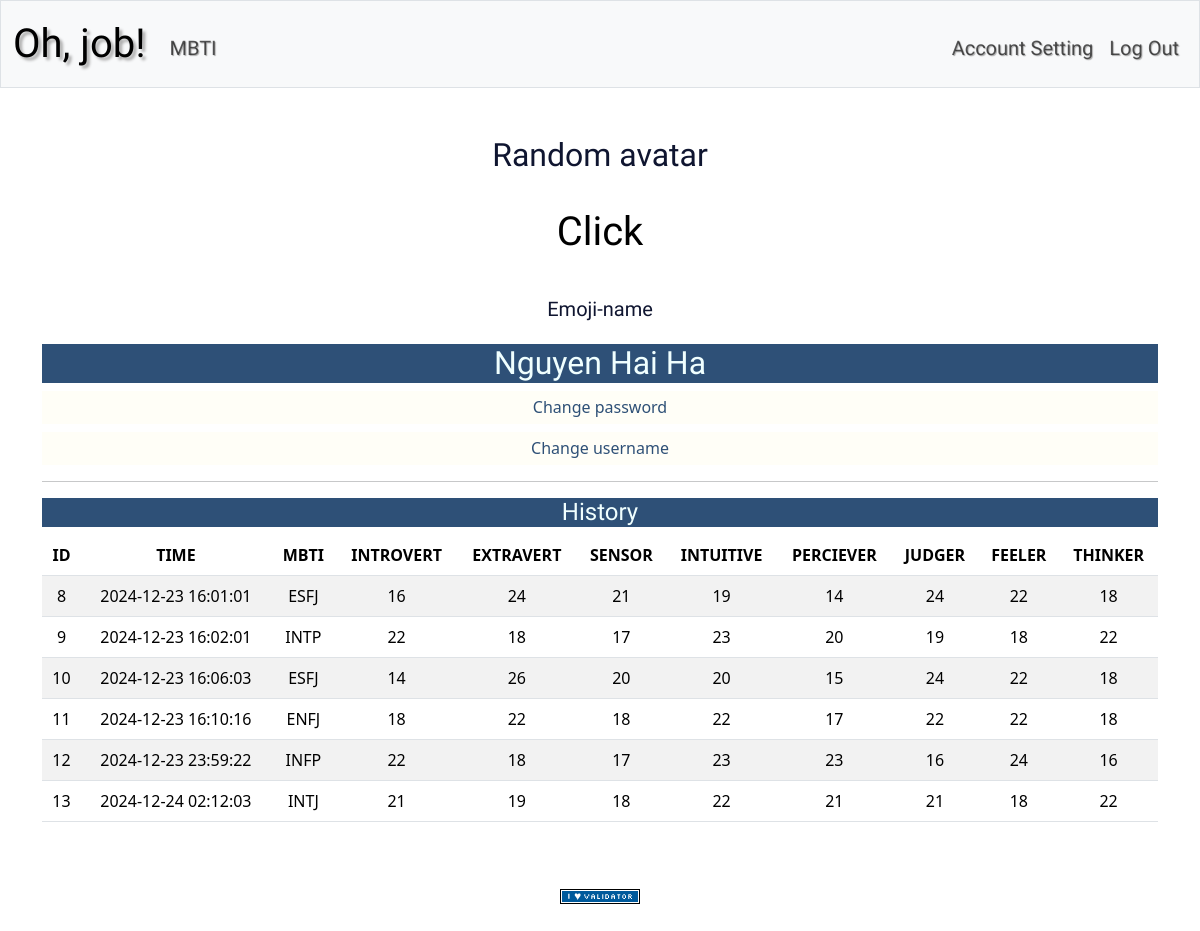
/account (signed in), run on the app's committed database.
### tables this page shows
CREATE TABLE users (
id INTEGER PRIMARY KEY AUTOINCREMENT NOT NULL,
username TEXT NOT NULL,
hash TEXT NOT NULL);

CREATE TABLE history_results (id INTEGER PRIMARY KEY  AUTOINCREMENT NOT NULL, mbti TEXT NOT NULL, introvert INTEGER NOT NULL, extravert INTEGER NOT NULL, sensor INTEGER NOT NULL, intuitive INTEGER NOT NULL, feeler INTEGER NOT NULL, thinker INTEGER NOT NULL, perciever INTEGER NOT NULL, judger INTEGER NOT NULL);

CREATE TABLE history_test (user_id INTEGER NOT NULL, test_id INTEGER NOT NULL, timestamp DATETIME DEFAULT CURRENT_TIMESTAMP, FOREIGN KEY (user_id) REFERENCES users(id), FOREIGN KEY (test_id) REFERENCES history_results(id));

### app.py (the view)
@app.route("/account")
@login_required
def account():
    username = db.execute("SELECT username FROM users WHERE id=?", session["user_id"])
    result = db.execute("SELECT * FROM history_results WHERE id IN (SELECT test_id FROM history_test WHERE user_id =?)", session["user_id"])
    time = db.execute("SELECT timestamp FROM history_test WHERE user_id=?", session["user_id"])
    count = len(result)
    return render_template("account.html",username=username[0]["username"], result=result, time=time, count=count)

### app.py (called while the page is built)
@app.after_request
def after_request(response):
    response.headers["Cache-Control"] = "no-cache, no-store, must-revalidate"
    response.headers["Expires"] = 0
    response.headers["Pragma"] = "no-cache"
    return response

### helpers.py (called while the page is built)
def login_required(f):
    @wraps(f)
    def decorated_function(*args, **kwargs):
        if session.get("user_id") is None:
            return redirect("/login")
        return f(*args, **kwargs)
    return decorated_function

### templates/account.html (shortened to what this page needs)
{% extends "layout.html" %}
{% block main %}
<div>
    <div class="avatar">
        <h2>Random avatar</h2>
        <button class="avatar-button" id="abtn">Click</button>
        <h5 id="emoji-name">Emoji-name</h5>
    </div>
</div>
<div style="justify-content: space-between;">
    <h2 style="font-family: 'Sofia', sans-serif; text-align: center; color: azure; background-color: #2E5077;">{{username}}</h2>
    <h6 style="background-color: rgb(255,253,236,.4); padding: 7px;"><a href="/changePW" style="text-decoration: none; color: #2E5077;">Change password</a></h6>
    <h6 style="background-color: rgb(255,253,236,.4); padding: 7px;"><a href="/changeUN" style="text-decoration: none; color: #2E5077;">Change username</a></h6>
</div>
<div style="justify-content: space-between;">
    <hr>
    <h4 style="font-family: 'Sofia', sans-serif; text-align: center; color: azure; background-color: #2E5077;">History</h4>
    <table class="table table-striped">
        <thead>
            <tr>
                <th scope="col">ID</th>
                <th scope="col">TIME</th>
                <th scope="col">MBTI</th>
                <th scope="col">INTROVERT</th>
                <th scope="col">EXTRAVERT</th>
                <th scope="col">SENSOR</th>
                <th scope="col">INTUITIVE</th>
                <th scope="col">PERCIEVER</th>
                <th scope="col">JUDGER</th>
                <th scope="col">FEELER</th>
                <th scope="col">THINKER</th>
            </tr>
        </thead>
        <tbody>
            {% for i in range(count) %}
            <tr>
                <td>{{result[i].id}}</td>
                <td>{{time[i].timestamp}}</td>
                <td>{{result[i].mbti}}</td>
                <td>{{result[i].introvert}}</td>
                <td>{{result[i].extravert}}</td>
                <td>{{result[i].sensor}}</td>
                <td>{{result[i].intuitive}}</td>
                <td>{{result[i].perciever}}</td>
                <td>{{result[i].judger}}</td>
                <td>{{result[i].feeler}}</td>
                <td>{{result[i].thinker}}</td>
            </tr>
            {% endfor %}
        </tbody>
    </table>
</div>
{% endblock %}

### templates/layout.html (shortened to what this page needs)
<!DOCTYPE html>
<html lang="en">
    <head>
        <link href="https://cdn.jsdelivr.net/npm/bootstrap@5.3.3/dist/css/bootstrap.min.css" rel="stylesheet">
        <link href="/static/styles.css" rel="stylesheet">
    </head>
    <body class="main" class="handlee-regular">
      <nav class="bg-light border navbar navbar-expand-md navbar-light">
        <div class="container-fluid">
                <a class="navbar-brand" href="/"> Oh, job!</a>
                <div class="collapse navbar-collapse" id="navbar">
                        <ul class="navbar-nav me-auto mt-2">
                            <li class="nav-item"><a class="nav-link" href="/mbti">MBTI</a></li>
                        </ul>
                        <ul class="navbar-nav ms-auto mt-2">
                    {% if session["user_id"] %}
                            <li class="nav-item"><a class="nav-link" href="/account">Account Setting</a></li>
                            <li class="nav-item"><a class="nav-link" href="/logout">Log Out</a></li>
                        </ul>
                    {% else %}
                        <ul class="navbar-nav ms-auto mt-2">
                            <li class="nav-item"><a class="nav-link" href="/register">Register</a></li>
                            <li class="nav-item"><a class="nav-link" href="/login">Log In</a></li>
                        </ul>
                    {% endif %}
                </div>
        </div>
        </nav>
        <main class="container py-5 text-center">
            {% block main %}{% endblock %}
        </main>
        <footer class="mb-5">
            <form action="https://validator.w3.org/check" class="text-center" enctype="multipart/form-data" method="post" target="_blank">
                <input alt="Validate" src="/static/I_heart_validator.png" type="image">
            </form>
        </footer>
    </body>
</html>

### static/styles.css (style rules this page uses)
.main { width: 100%; height: 100%; background-image: url(/static/background.png); background-repeat: no-repeat; background-attachment: fixed; background-size: cover; }
nav .navbar-brand { font-family: "Sofia", sans-serif; font-size: 40px; text-shadow: 3px 3px 3px #ababab; }
nav .nav-item { font-family: "Sofia", sans-serif; font-size: 20px; text-shadow: 1px 1px 1px #ababab; }
body { min-height: 100vh; display: flex; flex-direction: column; }
footer { margin-top: auto; }
div ul { list-style: none; }
.avatar { display: flex; flex-direction: column; justify-content: start; align-items: center; font-family: "Sofia", sans-serif; color: #0f1530; }
.avatar-button { font-size: 40px; border: none; background: rgb(255,255,255,.5); border-radius: 50%; padding: 20px; filter: grayscale(); transition: filter .2s ease-in-out; cursor: pointer; }
#emoji-name { padding: 15px; }

### data on the page
users: username "Nguyen Hai Ha"
history_results: id "8", mbti "ESFJ", introvert "16", extravert "24", sensor "21", intuitive "19", perciever "14", judger "24", feeler "22", thinker "18"
history_test: timestamp "2024-12-23 16:01:01"
history_results: id "9", mbti "INTP", introvert "22", extravert "18", sensor "17", intuitive "23", perciever "20", judger "19", feeler "18", thinker "22"
history_test: timestamp "2024-12-23 16:02:01"
history_results: id "10", mbti "ESFJ", introvert "14", extravert "26", sensor "20", intuitive "20", perciever "15", judger "24", feeler "22", thinker "18"
history_test: timestamp "2024-12-23 16:06:03"
history_results: id "11", mbti "ENFJ", introvert "18", extravert "22", sensor "18", intuitive "22", perciever "17", judger "22", feeler "22", thinker "18"
history_test: timestamp "2024-12-23 16:10:16"
history_results: id "12", mbti "INFP", introvert "22", extravert "18", sensor "17", intuitive "23", perciever "23", judger "16", feeler "24", thinker "16"
history_test: timestamp "2024-12-23 23:59:22"
history_results: id "13", mbti "INTJ", introvert "21", extravert "19", sensor "18", intuitive "22", perciever "21", judger "21", feeler "18", thinker "22"
history_test: timestamp "2024-12-24 02:12:03"
